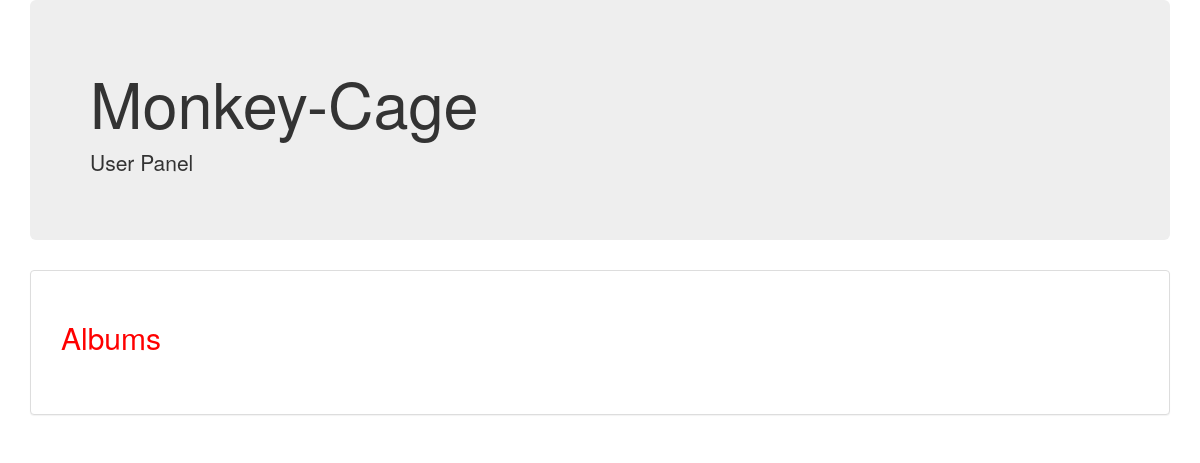
The page /admin/album.php on the database as committed earlier.
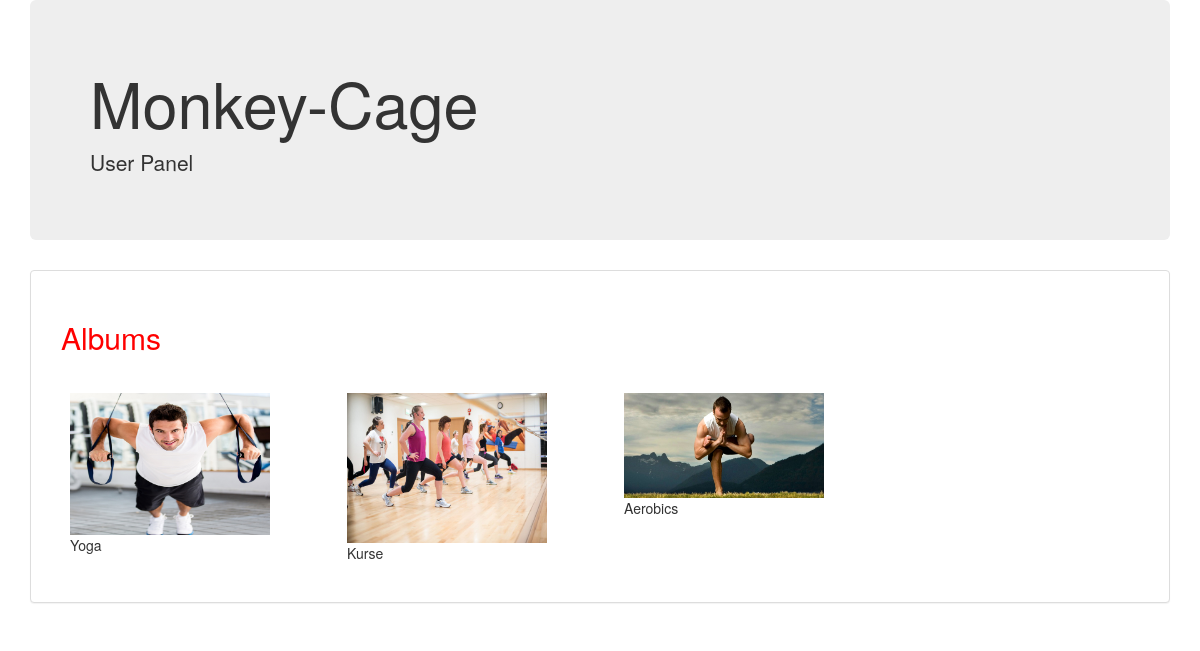
The same page on the database as committed later.
### tables this page shows
CREATE TABLE `album` (
  `id` int(11) NOT NULL,
  `name` varchar(20) NOT NULL,
  `description` varchar(250) NOT NULL,
  `thumbnail_id` int(11) DEFAULT NULL,
  `created_on` datetime NOT NULL DEFAULT CURRENT_TIMESTAMP,
  `filename` varchar(250) NOT NULL
);

### admin/album.php (the view, shortened to what this page needs)
<?php
if (!isset($_SESSION['user_email'])) {
?>
<!DOCTYPE html>
<?php
include("db.php");
$select = mysql_query("SELECT * FROM album",$conn);
?>
<html>
<head>
  <link rel="stylesheet" href="http://maxcdn.bootstrapcdn.com/bootstrap/3.3.6/css/bootstrap.min.css">
  <link rel="stylesheet" href="http://cdnjs.cloudflare.com/ajax/libs/font-awesome/4.6.3/css/font-awesome.min.css">
  <link href='assets/css/custom.css' rel='stylesheet' type='text/css'>
</head>
<body>
  <div class="container">
  <div class="jumbotron">
  <h1>Monkey-Cage</h1>
  <p>User Panel</p>
  </div>
  <div class="panel panel-default">
  <div class="panel-body">
  <div class="panel-body">
  <div class="row">
  <div class="col-lg-12">
    <h2 style="color:red;">Albums</h2>
  </div>
</div>
  <br>
  <?php
  $i=0;
  $row = mysql_num_rows ( $select );
  while($row){
  $row--;
  if (($i % 4) == 0) {
  ?>
  <div class="row">
    <?php
    $value = mysql_fetch_array($select);
    $parameters =array(
     'id'=> $value['id']);
    $url = 'view_album.php?' . http_build_query($parameters);
    ?>
    <div class="col-sm-3">
      <div class="card">
        <div class="card-image">
          <a href="<?php echo $url;?>"><img src="<?php echo $value['filename']; ?>"> </img></a>
        </div>
        <div class="card-text">
          <?php echo $value['name']; ?>
        </div>
      </div>
    </div>
   <?php
 } else {
   $value = mysql_fetch_array($select);
   $parameters =array(
    'id'=> $value['id']);
   $url = 'view_album.php?' . http_build_query($parameters);
   ?>
   <div class="col-sm-3">
     <div class="card">
       <div class="card-image">
         <a href="<?php echo $url;?>"><img src="<?php echo $value['filename']; ?>"> </img></a>
       </div>
       <div class="card-text">
         <?php echo $value['name']; ?>
       </div>
     </div>
   </div>
   <?php
 }
 ?>
 <?php
   $i++;
   }
  ?>
</div>
</div>
</div>
</div>
</body>
</html>
<?php
}
?>

### admin/assets/css/custom.css (style rules this page uses)
.card { border: 1px solid transparent; float: left; margin: 4px; overflow: hidden; padding: 4px; white-space: nowrap; -moz-box-sizing: border-box; -webkit-box-sizing: border-box; -o-box-sizing: border-box; box-sizing: border-box; -moz-transition: border 0.2s ease 0s; -ms-transition: border 0.2s ease 0s; -o-transition: border 0.2s ease 0s; -webkit-transition: border 0.2s ease 0s; transition: border 0.2s ease 0s; }
.card img { cursor: pointer; width: 200px; }

Rows that differ between the two databases and show on the page:
added album: filename (picture), name "Yoga"
added album: filename (picture), name "Kurse"
added album: filename (picture), name "Aerobics"
